Frame 1 (no input): blank canvas, image omitted
Frame 60 (the mouse pressed at the canvas centre just before this capture): blank canvas, image omitted
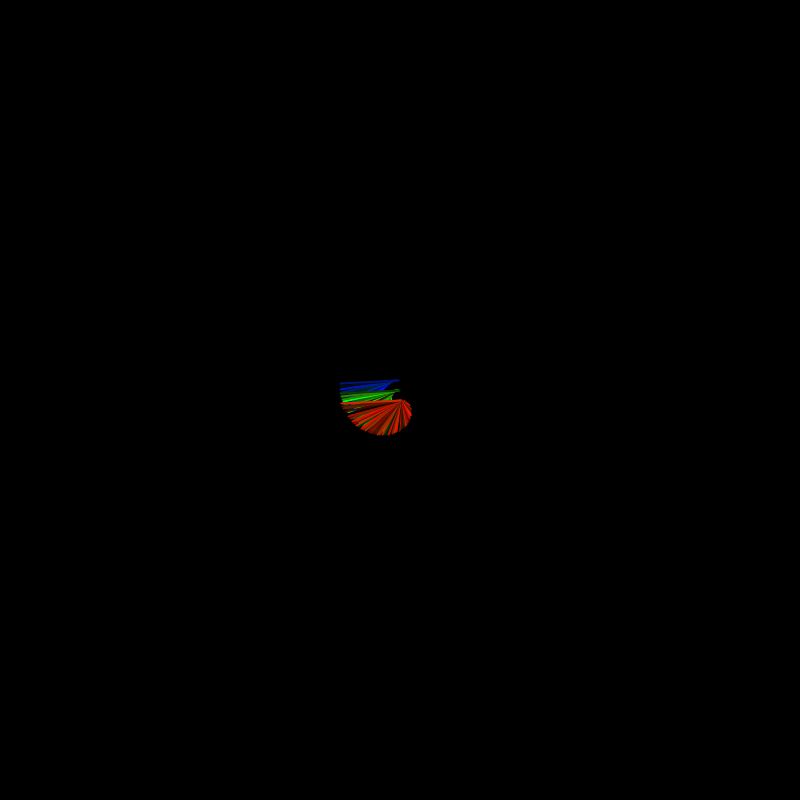
Frame 120 (the mouse held since frame 60 and released just before this capture)

The Processing sketch whose frames 1 and 60 were blank and that drew this single picture after the mouse press (run headless with seeded random() and noise(); from frame 60 on, the mouse is pressed at the canvas centre):

// Processing sketch: processing_115727
// ── processing_115727.pde

int x=0;
int y=0;
void setup(){
size(800,800);
smooth();
background(0);
}

void draw () {
  
  pushMatrix();               //push matrix may not be necessary in this code, however, i will improve it and add more shapes
  translate(mouseX,mouseY);    //start point is the pointer
  strokeWeight(2);            //lineweight

if (mousePressed==true) {        
    rotate(radians(y));
   y=y+3;  }                          
  else {                  
    y=0; }
  
if (mousePressed==true) {                   //if mouse is pressed, it starts drawing lines      
   stroke(random(255),random(50),random(0));   //gives random colors (random (x) = numbers from 0 to x)
 line(0,0,x,0); 
  stroke(random(50),random(255),random(0));
  line(0,10,x,10); 
  stroke(random(0),random(50),random(255));
  line(0,20,x,20); 
  x=x+1;  }                                // each line is 3 bigger than the previous one
  else {                    //if mouse butto in not pressed, x=0
    x=0; }


  
popMatrix();
}
